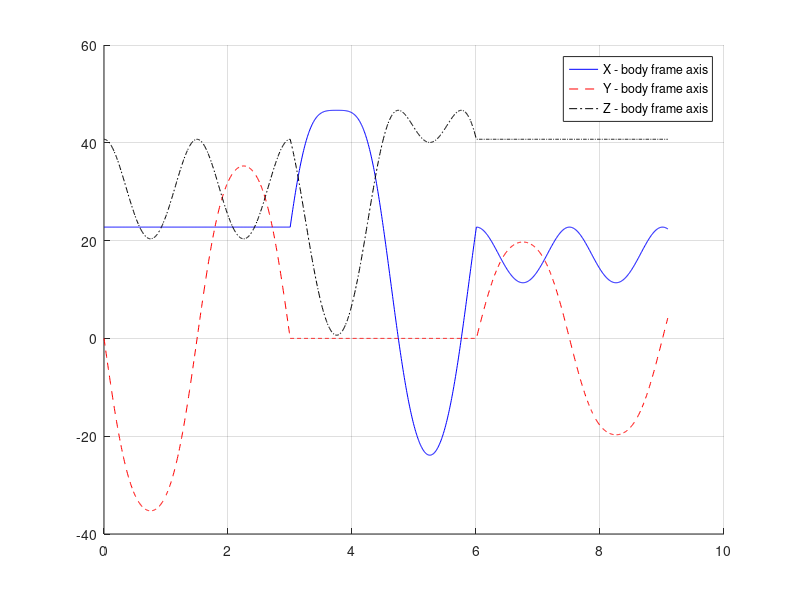
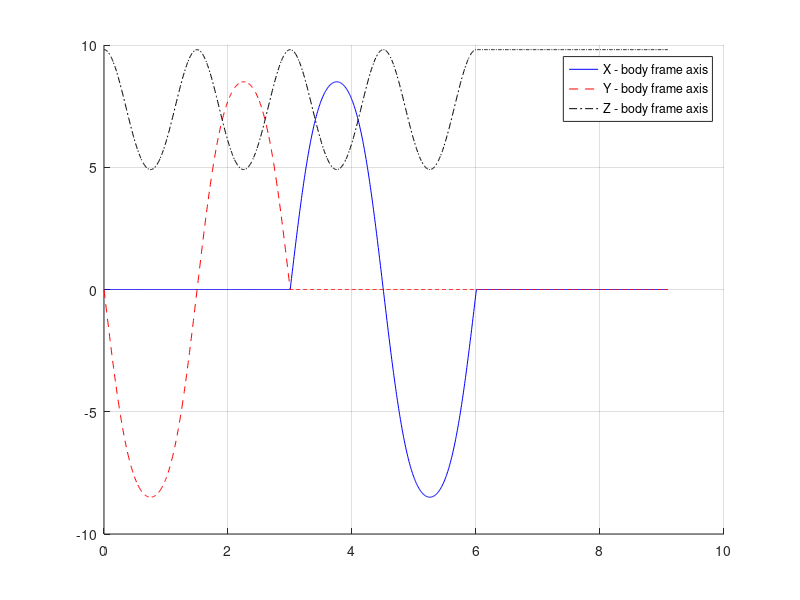
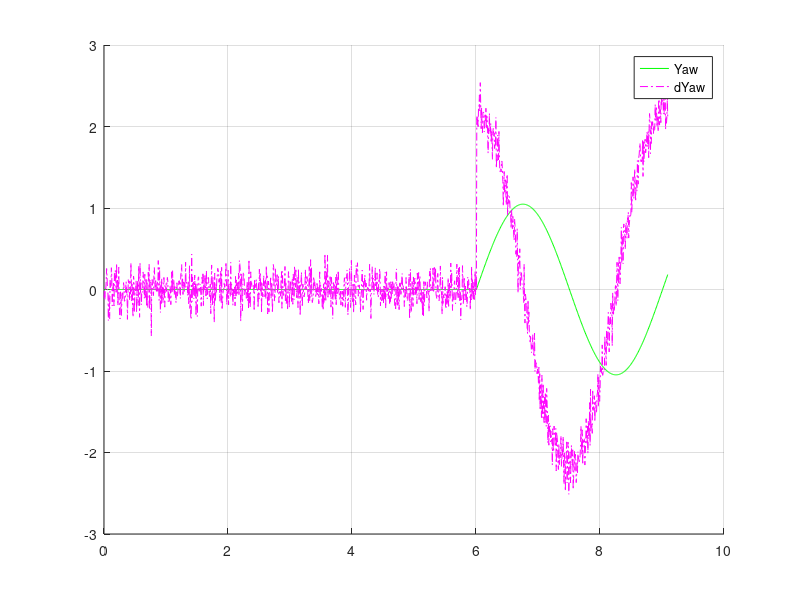
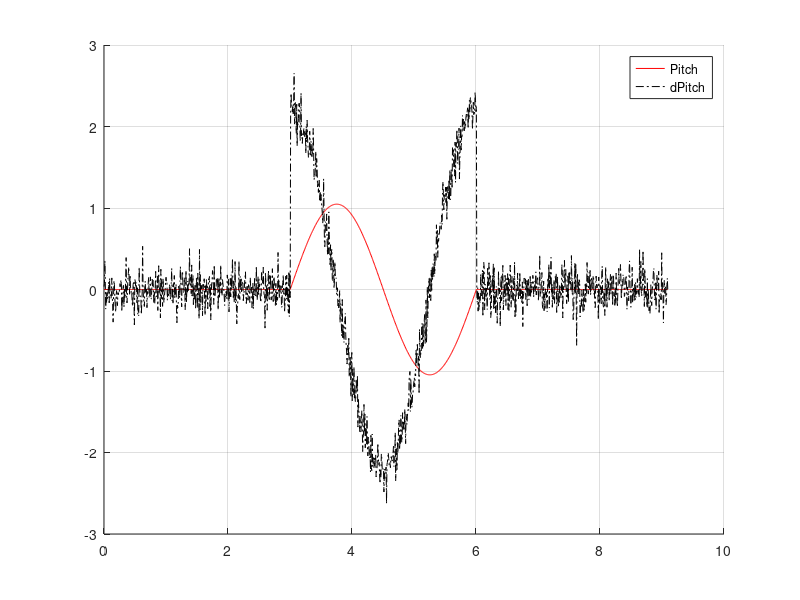

MATLAB code for these plots, in order:
close all
delta_T = 7e-3;
L = 1300;
time = 0 : delta_T : (L - 1) * delta_T;

%Generate Euler angles
testRoll = zeros(1,L);
testPitch = zeros(1,L);
testYaw = zeros(1,L); %[rad]
testRoll(1 : round(((1/3)*L - 2))) = pi/3 * sin(2*pi*0.333*time(1 : round(((1/3)*L - 2))));
testRoll(round(((1/3)*L - 2) : L)) = 0;
testPitch(1 : round(((1/3)*L - 3))) = 0;
testPitch(round((1/3)*L - 3) : round((2/3)*L - 8)) = pi/3 * sin(2*pi*0.333*time(round((1/3)*L - 3) : round((2/3)*L - 8)));
testYaw(1 : round((2/3)*L)) = 0;
testYaw(round((2/3)*L - 8) : L) = pi/3 * sin(2*pi*0.333*time(round((2/3)*L - 8) : L));

%Differentiate angles
AngVel = zeros(3, L); %[rad/s]
for i = 2:L
    AngVel(1, i) = (testRoll(i) - testRoll(i - 1))/delta_T;
    AngVel(2, i) = (testPitch(i) - testPitch(i - 1))/delta_T;
    AngVel(3, i) = (testYaw(i) - testYaw(i - 1))/delta_T;
end
AngVel = transpose(AngVel);

%Generate magnetic and gravity vector
RefGravitationalField = [0; 0; 9.81]; %[m/s2]
RefMagneticField = [22.76; 0; 40.72]; % [uT] / Data based on the magnetic field calculator of the
                                    %National Centers for Envireomental Information
                                    %National Oceanic and Atmospheric Administration
                                    %Lat :45.614922 Long: 20.035061 [deg] SeaLvL : 77[m]

%Transform field vectors
BodyGravity = zeros(L, 3);
BodyMagField = zeros(L, 3);
for i = 1 : L
   Rx = [1 0 0; 0 cos(testRoll(i)) -sin(testRoll(i)); 0 sin(testRoll(i)), cos(testRoll(i))];
   Ry = [cos(testPitch(i)) 0 sin(testPitch(i)); 0 1 0; -sin(testPitch(i)) 0 cos(testPitch(i))];
   Rz = [cos(testYaw(i)) -sin(testYaw(i)) 0; sin(testYaw(i)) cos(testYaw(i)) 0; 0 0 1];
   R = Rx * Ry * Rz;
   partCalcBodyGravity = R * RefGravitationalField;
   partCalcBodyMagField = R * RefMagneticField;
   BodyGravity(i, 1) = partCalcBodyGravity(1, 1);
   BodyGravity(i, 2) = partCalcBodyGravity(2, 1);
   BodyGravity(i, 3) = partCalcBodyGravity(3, 1);
   BodyMagField(i, 1) = partCalcBodyMagField(1, 1);
   BodyMagField(i, 2) = partCalcBodyMagField(2, 1);
   BodyMagField(i, 3) = partCalcBodyMagField(3, 1);
end

%Generate and add measurement noise
whiteNoise = 0.15 * wgn(L, 9, 0.2);
AngVel = AngVel + whiteNoise(:, 1:3);
Accel = BodyGravity + whiteNoise(:, 4:6);
MagField = BodyMagField + whiteNoise(:, 7:9);

figure(21)
hold on
plot(time, BodyMagField(:, 1), '-', 'Color', 'blue')
plot(time, BodyMagField(:, 2), '--', 'Color', 'red')
plot(time, BodyMagField(:, 3), '-.', 'Color', 'black')
grid, legend('X - body frame axis', 'Y - body frame axis', 'Z - body frame axis')
figure(22)
hold on
plot(time, BodyGravity(:, 1), '-', 'Color', 'blue')
plot(time, BodyGravity(:, 2), '--', 'Color', 'red')
plot(time, BodyGravity(:, 3), '-.', 'Color', 'black')
grid, legend('X - body frame axis', 'Y - body frame axis', 'Z - body frame axis')
figure(23)
hold on
plot(time, testYaw, 'Color', 'green')
plot(time, AngVel(:, 3), '-.', 'Color', 'magenta')
grid, legend('Yaw', 'dYaw')
figure(24)
hold on
plot(time, testPitch, 'Color', 'red')
plot(time, AngVel(:, 2), '-.', 'Color', 'black')
grid, legend('Pitch', 'dPitch')
figure(25)
hold on
plot(time, testRoll, 'Color', 'blue')
plot(time, AngVel(:, 1), '-.', 'Color', 'black')
grid, legend('Roll', 'dRoll')
figure(26)
title('Simulated Accelerometer Data'), hold on
plot(time, Accel(:, 1), '-', 'Color', 'blue')
plot(time, Accel(:, 2), '--', 'Color', 'red')
plot(time, Accel(:, 3), '-.', 'Color', 'black')
grid, legend('X - body frame axis', 'Y - body frame axis', 'Z - body frame axis')
figure(27)
title('Simulated Magnetometer Data'), hold on
plot(time, MagField(:, 1), '-', 'Color', 'blue')
plot(time, MagField(:, 2), '--', 'Color', 'red')
plot(time, MagField(:, 3), '-.', 'Color', 'black')
grid, legend('X - body frame axis', 'Y - body frame axis', 'Z - body frame axis')
figure(28)
title('Simulated Gyroscope Data'), hold on
plot(time, AngVel(:, 1), '-', 'Color', 'blue')
plot(time, AngVel(:, 2), '--', 'Color', 'red')
plot(time, AngVel(:, 3), '-.', 'Color', 'black')
grid, legend('X - body frame axis', 'Y - body frame axis', 'Z - body frame axis')